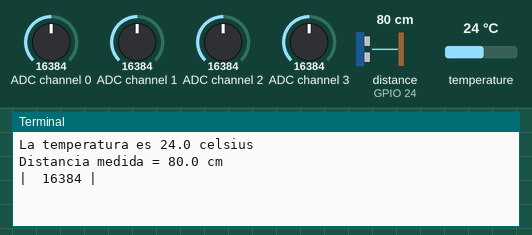
Bench run of a program on a simulated Raspberry Pi (BCM pin numbers). Parts: the last lines printed to the terminal. The test bench sets the inputs (shaded band); at power-on: ADC channel 0 = 16384, ADC channel 1 = 16384, ADC channel 2 = 16384, ADC channel 3 = 16384, distance to the obstacle (sensor on GPIO 24) 80 cm, temperature 24 °C (analog values on the 0–32767 scale). The echo pulse lasts 58.3 µs per cm; the clock reads 2024-03-15 10:24:30 at power-on unless the program sets it.

Above: at 1.2 s.
1.3 s: ADC channel 0 set to 10448
At 3.5 s:
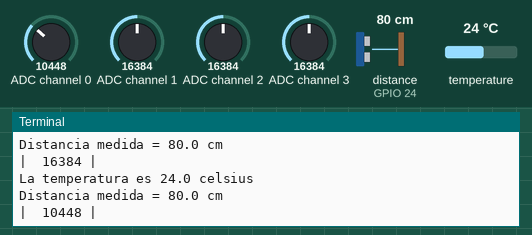
3.8 s: ADC channel 0 set to 9736
At 5.7 s:
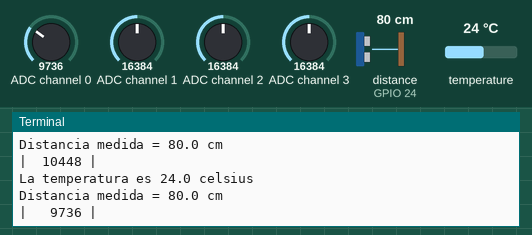
7.6 s: ADC channel 0 set to 1048
At 9.1 s:
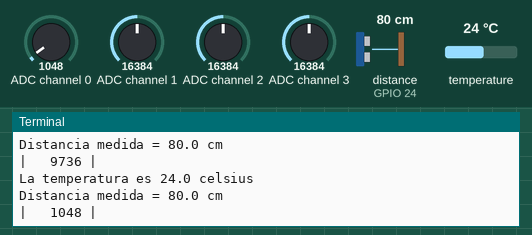
10.1 s: ADC channel 0 set to 928
At 12.5 s:
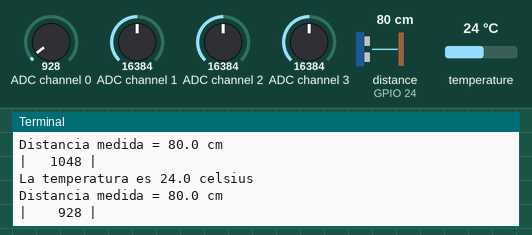

Measured:
- the behaviour switches between 10000 and 9992 on ADC channel 0 (found by bisection; images 1 and 2)
- the behaviour switches between 1000 and 992 on ADC channel 0 (found by bisection; images 3 and 4)
- after the input at 1.3 s, the terminal: prints a new line after 1.3 s (image 1)
- after the input at 3.8 s, the terminal: prints a new line after 0.58 s (image 2)
- after the input at 7.6 s, the terminal: prints a new line after 0.36 s (image 3)
- after the input at 10.1 s, the terminal: prints a new line after 1.4 s (image 4)

The program:

tres_sensores.py
```python
# -*- coding: utf-8 -*-
"""
Created on Tue Mar  2 12:35:38 2021

@author: Estudiante
"""
# importamos "time" para controlar la frecuencia con la que se recopilan los
# datos del sensor e importamos w1thermsensor y Adafruit para permitir que
# nuestro proyecto se comunique con el módulo ADC y el sensor de temperatura.
import time
from w1thermsensor import W1ThermSensor
import Adafruit_ADS1x15

# Importamos RPI.GPIO para permitir que nuestro código
# se comunique con el sensor de ultrasonido.
import RPi.GPIO as GPIO

# Se crea un objeto para almacenar una conexión con el sensor de temperatura.
sensor = W1ThermSensor()

# Se crea un objeto para almacenar la conexión con nuestro módulo ADC
adc = Adafruit_ADS1x15.ADS1115()

#GPIO Mode (BOARD / BCM)
GPIO.setmode(GPIO.BCM)

# Se configuran los pines
GPIO_TRIGGER = 23
GPIO_ECHO = 24

#Se configura la dirección del TRIGGER y del ECHO (entrada o salida)
GPIO.setup(GPIO_TRIGGER, GPIO.OUT)
GPIO.setup(GPIO_ECHO, GPIO.IN)

def distance():
    # Se pone el TRIGGER en alto
    GPIO.output(GPIO_TRIGGER, True)

    # Se pone el TRIGGER en bajo después de 0.01ms
    time.sleep(0.00001)
    GPIO.output(GPIO_TRIGGER, False)

    StartTime = time.time()
    StopTime = time.time()

    # Se guarda el tiempo de inicio
    while GPIO.input(GPIO_ECHO) == 0:
        StartTime = time.time()

    # Se guarda el tiempo de llegada de la señal
    while GPIO.input(GPIO_ECHO) == 1:
        StopTime = time.time()

    # Se calcula el tiempo de diferencia de la salida y llegada de la señal
    TimeElapsed = StopTime - StartTime
    # Se multiplica por la velocidad del sonido y se divide entre dos debido a
    # que la señal va de ida y vuelta
    distance = (TimeElapsed * 34300) / 2

    return distance

# Se escoge un valor de ganancia para elegir el valor máximo
#  - 2/3 = +/-6.144V
#  -   1 = +/-4.096V
#  -   2 = +/-2.048V
#  -   4 = +/-1.024V
#  -   8 = +/-0.512V
#  -  16 = +/-0.256V
# En este caso se elige 1
GAIN = 1

# Se utiliza while True loop para ejecutar el código dentro de él para siempre.
while True:
        # Se obtiene el valor de temperatura y se almacena en temperature
        temperature = sensor.get_temperature()
        # Se imprime el valor de temperatura
        print("La temperatura es %s celsius" % temperature)
        # Se toma el valor de salida del sensor de ultrasonido y se almacena en la variable dist
        dist = distance()
        # Se imprime el valor de distancia en la consola
        print ("Distancia medida = %.1f cm" % dist)
        # Se leen los 4 canales del ADC
        values = [0]*4
        for i in range(4):
            # Se guardan los 4 canales del ADC
            values[i] = adc.read_adc(i, gain=GAIN)
        # Se imprime el valor del canal 0
        print('| {0:>6} |'.format(*values))
        # Se espera 1 segundo para tomar la siguiente muestra
        time.sleep(1)
```
